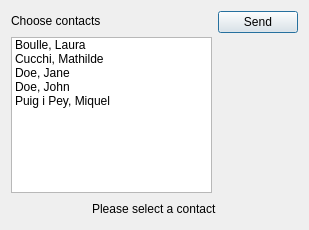
<?xml version="1.0" encoding="UTF-8"?>
<ui version="4.0">
 <class>ShareDataDialog</class>
 <widget class="QDialog" name="ShareDataDialog">
  <property name="geometry">
   <rect>
    <x>0</x>
    <y>0</y>
    <width>309</width>
    <height>230</height>
   </rect>
  </property>
  <property name="windowTitle">
   <string>Dialog</string>
  </property>
  <layout class="QVBoxLayout" name="verticalLayout_3">
   <item>
    <layout class="QHBoxLayout" name="horizontalLayout_2">
     <item>
      <layout class="QVBoxLayout" name="verticalLayout">
       <item>
        <layout class="QHBoxLayout" name="horizontalLayout">
         <item>
          <widget class="QLabel" name="label">
           <property name="text">
            <string>Choose contacts</string>
           </property>
          </widget>
         </item>
         <item>
          <spacer name="horizontalSpacer">
           <property name="orientation">
            <enum>Qt::Horizontal</enum>
           </property>
           <property name="sizeHint" stdset="0">
            <size>
             <width>40</width>
             <height>20</height>
            </size>
           </property>
          </spacer>
         </item>
        </layout>
       </item>
       <item>
        <widget class="QListWidget" name="listWidget">
         <item>
          <property name="text">
           <string>Boulle, Laura</string>
          </property>
         </item>
         <item>
          <property name="text">
           <string>Cucchi, Mathilde</string>
          </property>
         </item>
         <item>
          <property name="text">
           <string>Doe, Jane</string>
          </property>
         </item>
         <item>
          <property name="text">
           <string>Doe, John</string>
          </property>
         </item>
         <item>
          <property name="text">
           <string>Puig i Pey, Miquel</string>
          </property>
         </item>
        </widget>
       </item>
      </layout>
     </item>
     <item>
      <layout class="QVBoxLayout" name="verticalLayout_2">
       <item>
        <widget class="QPushButton" name="pushButton">
         <property name="text">
          <string>Send</string>
         </property>
        </widget>
       </item>
       <item>
        <spacer name="verticalSpacer">
         <property name="orientation">
          <enum>Qt::Vertical</enum>
         </property>
         <property name="sizeHint" stdset="0">
          <size>
           <width>20</width>
           <height>40</height>
          </size>
         </property>
        </spacer>
       </item>
      </layout>
     </item>
    </layout>
   </item>
   <item>
    <layout class="QHBoxLayout" name="horizontalLayout_3">
     <item>
      <spacer name="horizontalSpacer_2">
       <property name="orientation">
        <enum>Qt::Horizontal</enum>
       </property>
       <property name="sizeHint" stdset="0">
        <size>
         <width>40</width>
         <height>20</height>
        </size>
       </property>
      </spacer>
     </item>
     <item>
      <widget class="QLabel" name="label_err_select">
       <property name="text">
        <string>Please select a contact</string>
       </property>
      </widget>
     </item>
     <item>
      <spacer name="horizontalSpacer_3">
       <property name="orientation">
        <enum>Qt::Horizontal</enum>
       </property>
       <property name="sizeHint" stdset="0">
        <size>
         <width>40</width>
         <height>20</height>
        </size>
       </property>
      </spacer>
     </item>
    </layout>
   </item>
  </layout>
 </widget>
 <resources/>
 <connections/>
</ui>
